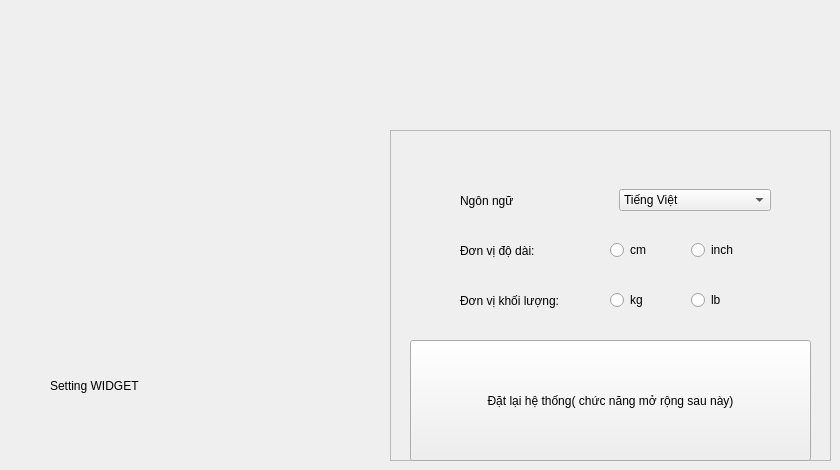
            <widget class="QWidget" name="page_Setting">
             <widget class="QLabel" name="label_6">
              <property name="geometry">
               <rect>
                <x>50</x>
                <y>330</y>
                <width>221</width>
                <height>111</height>
               </rect>
              </property>
              <property name="styleSheet">
               <string notr="true">font: 12pt &quot;Segoe UI Historic&quot;;</string>
              </property>
              <property name="text">
               <string>Setting WIDGET</string>
              </property>
             </widget>
             <widget class="QFrame" name="frame_4">
              <property name="geometry">
               <rect>
                <x>390</x>
                <y>130</y>
                <width>441</width>
                <height>331</height>
               </rect>
              </property>
              <property name="styleSheet">
               <string notr="true">font:75 12pt &quot;Droid Sans&quot;;</string>
              </property>
              <property name="frameShape">
               <enum>QFrame::StyledPanel</enum>
              </property>
              <property name="frameShadow">
               <enum>QFrame::Raised</enum>
              </property>
              <widget class="QWidget" name="layoutWidget_22">
               <property name="geometry">
                <rect>
                 <x>70</x>
                 <y>100</y>
                 <width>311</width>
                 <height>41</height>
                </rect>
               </property>
               <layout class="QHBoxLayout" name="horizontalLayout_40">
                <property name="spacing">
                 <number>0</number>
                </property>
                <item>
                 <widget class="QLabel" name="label_69">
                  <property name="minimumSize">
                   <size>
                    <width>150</width>
                    <height>39</height>
                   </size>
                  </property>
                  <property name="maximumSize">
                   <size>
                    <width>150</width>
                    <height>39</height>
                   </size>
                  </property>
                  <property name="text">
                   <string>Đơn vị độ dài:</string>
                  </property>
                 </widget>
                </item>
                <item>
                 <widget class="QRadioButton" name="rb_SettingCm">
                  <property name="minimumSize">
                   <size>
                    <width>20</width>
                    <height>20</height>
                   </size>
                  </property>
                  <property name="text">
                   <string>cm</string>
                  </property>
                 </widget>
                </item>
                <item>
                 <widget class="QRadioButton" name="rb_SettingInch">
                  <property name="text">
                   <string>inch</string>
                  </property>
                 </widget>
                </item>
               </layout>
              </widget>
              <widget class="QWidget" name="layoutWidget_23">
               <property name="geometry">
                <rect>
                 <x>70</x>
                 <y>150</y>
                 <width>311</width>
                 <height>41</height>
                </rect>
               </property>
               <layout class="QHBoxLayout" name="horizontalLayout_41">
                <property name="spacing">
                 <number>0</number>
                </property>
                <item>
                 <widget class="QLabel" name="label_70">
                  <property name="minimumSize">
                   <size>
                    <width>150</width>
                    <height>39</height>
                   </size>
                  </property>
                  <property name="maximumSize">
                   <size>
                    <width>150</width>
                    <height>39</height>
                   </size>
                  </property>
                  <property name="text">
                   <string>Đơn vị khối lượng:</string>
                  </property>
                 </widget>
                </item>
                <item>
                 <widget class="QRadioButton" name="rb_SettingKg">
                  <property name="minimumSize">
                   <size>
                    <width>20</width>
                    <height>20</height>
                   </size>
                  </property>
                  <property name="text">
                   <string>kg</string>
                  </property>
                 </widget>
                </item>
                <item>
                 <widget class="QRadioButton" name="rb_SettingLb">
                  <property name="text">
                   <string>lb</string>
                  </property>
                 </widget>
                </item>
               </layout>
              </widget>
              <widget class="QPushButton" name="pb_SettingResetSystem">
               <property name="geometry">
                <rect>
                 <x>20</x>
                 <y>210</y>
                 <width>401</width>
                 <height>121</height>
                </rect>
               </property>
               <property name="text">
                <string>Đặt lại hệ thống( chức năng mở rộng sau này)</string>
               </property>
              </widget>
              <widget class="QWidget" name="layoutWidget">
               <property name="geometry">
                <rect>
                 <x>70</x>
                 <y>50</y>
                 <width>311</width>
                 <height>41</height>
                </rect>
               </property>
               <layout class="QHBoxLayout" name="horizontalLayout_11">
                <item>
                 <widget class="QLabel" name="label_7">
                  <property name="text">
                   <string>Ngôn ngữ</string>
                  </property>
                 </widget>
                </item>
                <item>
                 <widget class="QComboBox" name="cb_SettingLanguage">
                  <item>
                   <property name="text">
                    <string>Tiếng Việt</string>
                   </property>
                  </item>
                  <item>
                   <property name="text">
                    <string>English</string>
                   </property>
                  </item>
                 </widget>
                </item>
               </layout>
              </widget>
             </widget>
            </widget>
